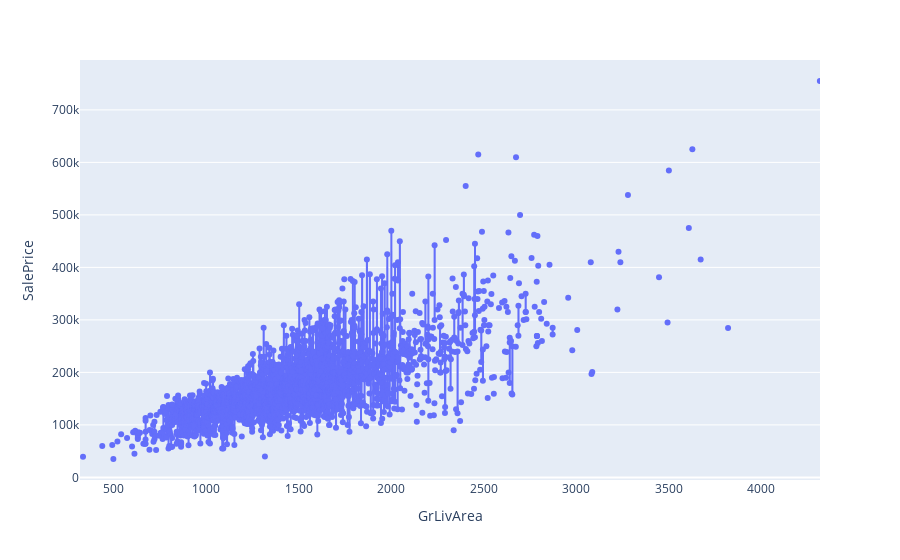

Notebook cell for this chart:
### Code cell
fig = px.box(df2, x = "GrLivArea", y="SalePrice", points="all")
fig.show()

### Figure 1 — Plotly figure (JSON) as saved in the notebook; plotly's stock layout.template omitted (floating-point values rounded to 4 significant figures; data arrays with more than 128 entries replaced by an {"elided": "..."} marker saying what was removed)
{"data": [{"alignmentgroup": "True", "boxpoints": "all", "hovertemplate": "GrLivArea=%{x}<br>SalePrice=%{y}<extra></extra>", "legendgroup": "", "marker": {"color": "#636efa"}, "name": "", "notched": false, "offsetgroup": "", "orientation": "v", "showlegend": false, "type": "box", "x": {"elided": "2413 int values"}, "x0": " ", "xaxis": "x", "y": {"elided": "2413 int values"}, "y0": " ", "yaxis": "y"}], "layout": {"boxmode": "group", "legend": {"tracegroupgap": 0}, "margin": {"t": 60}, "xaxis": {"anchor": "y", "domain": [0, 1], "title": {"text": "GrLivArea"}}, "yaxis": {"anchor": "x", "domain": [0, 1], "title": {"text": "SalePrice"}}}}
